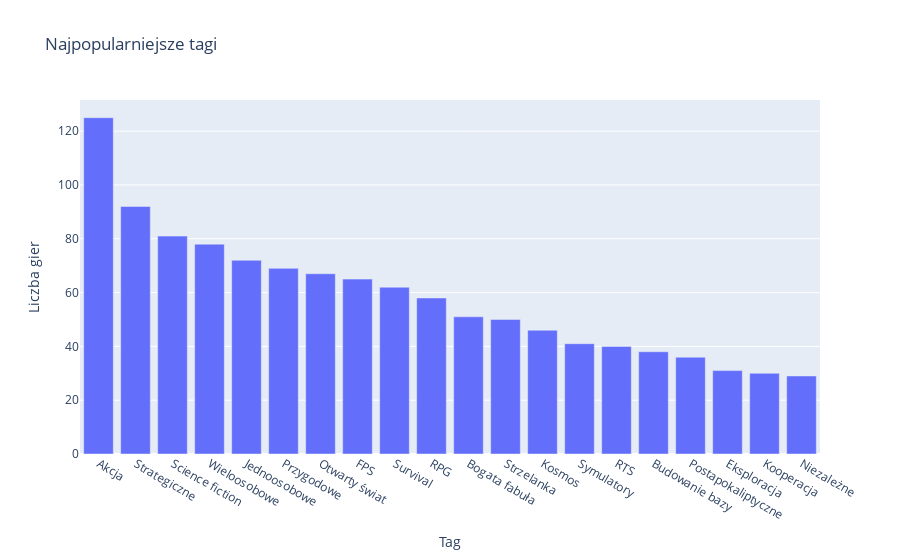

The cell this chart's notebook holds for it:
### Code cell
from collections import Counter

# Zliczanie wystąpień tagów
tag_counts = Counter()
for tags in df['Tagi']:
    # Przekształcenie stringa w listę tagów, zakładając, że są oddzielone przecinkami
    tag_list = tags.split(', ')
    tag_counts.update(tag_list)

# Przekształcenie wyników w DataFrame
tag_df = pd.DataFrame(tag_counts.items(), columns=['Tag', 'Count']).sort_values('Count', ascending=False)

# Wizualizacja
fig2 = px.bar(tag_df.head(20), x='Tag', y='Count', title='Najpopularniejsze tagi')
fig2.update_layout(yaxis_title='Liczba gier')
fig2.show()

### Figure 1 — Plotly figure (JSON) as saved in the notebook; plotly's stock layout.template omitted (floating-point values rounded to 4 significant figures)
{"data": [{"alignmentgroup": "True", "hovertemplate": "Tag=%{x}<br>Count=%{y}<extra></extra>", "legendgroup": "", "marker": {"color": "#636efa", "pattern": {"shape": ""}}, "name": "", "offsetgroup": "", "orientation": "v", "showlegend": false, "textposition": "auto", "type": "bar", "x": ["Akcja", "Strategiczne", "Science fiction", "Wieloosobowe", "Jednoosobowe", "Przygodowe", "Otwarty świat", "FPS", "Survival", "RPG", "Bogata fabuła", "Strzelanka", "Kosmos", "Symulatory", "RTS", "Budowanie bazy", "Postapokaliptyczne", "Eksploracja", "Kooperacja", "Niezależne"], "xaxis": "x", "y": [125, 92, 81, 78, 72, 69, 67, 65, 62, 58, 51, 50, 46, 41, 40, 38, 36, 31, 30, 29], "yaxis": "y"}], "layout": {"barmode": "relative", "legend": {"tracegroupgap": 0}, "title": {"text": "Najpopularniejsze tagi"}, "xaxis": {"anchor": "y", "domain": [0, 1], "title": {"text": "Tag"}}, "yaxis": {"anchor": "x", "domain": [0, 1], "title": {"text": "Liczba gier"}}}}
